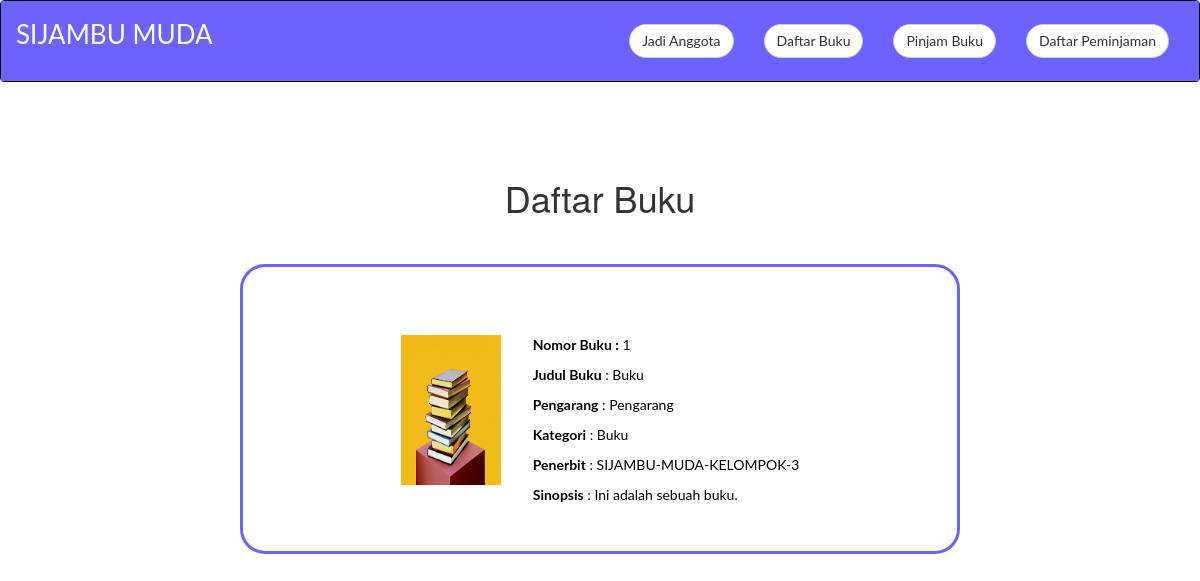
Page /buku/ on the committed database.
### show_buku/models.py (models this page shows)
class Buku(models.Model):
    nomor_buku = models.IntegerField()
    judul_buku = models.CharField(max_length=50)
    pengarang = models.CharField(max_length=50)
    kategori = models.CharField(max_length=50)
    penerbit = models.CharField(max_length=50)
    cover = models.ImageField(upload_to="gallery", blank=True)
    sinopsis = models.TextField()

### show_buku/views.py (the view)
# urls.py: path('', buku, name='buku'),
def buku(request):
    db = Buku.objects.all()
    content = {'data_base': db}
    return render(request, "show_buku.html", content)

### show_buku/templates/show_buku.html (shortened to what this page needs)
<!DOCTYPE html>
<html>
  {% load static %}
<head>
  <link rel="stylesheet" href="https://maxcdn.bootstrapcdn.com/bootstrap/3.4.0/css/bootstrap.min.css">
    <link rel="stylesheet" href="{% static 'css/style.css' %}">
</head>
<body>
    <nav class="navbar navbar-inverse">
        <div class="container-fluid">
            <div class="navbar-header">
            <a class="navbar-brand" href="/" style="color:#ffff; font-size:100%; margin-top:4%; ">SIJAMBU MUDA</a>
            </div>
            <div class="collapse navbar-collapse" id="myNavbar">
            <ul class="nav navbar-nav navbar-right">
                <li><a href="/registrasi-member"><button type="button" class="btn btn-default navbar-btn" style="background-color:#ffff;">Jadi Anggota</button></a></li>
                <li><a href="/buku"><button type="button" class="btn btn-default navbar-btn" style="background-color:#ffff;""></span>Daftar Buku</button></a></li>
                <li><a href="/form-pinjam"><button type="button" class="btn btn-default navbar-btn" style="background-color:#ffff;"></span>Pinjam Buku</button></a></li>
                <li><a href="/datapeminjaman"><button type="button" class="btn btn-default navbar-btn" style="background-color:#ffff;"></span>Daftar Peminjaman</button></a></li>
              </ul>
            </div>
        </div>
        </nav>
    <h1 class="title-center" style="margin-left: 20%; margin-right: 20%; margin-top:5%;padding: 3%;">Daftar Buku</h1>
        {% for data in data_base %}
        <div class="border">
            <div class="flex-container">
            <img src="{{ data.cover.url }}" alt="" class="img-responsive">
            <div class="mx-auto">
                <p class="mb-0 mt-10"><b>Nomor Buku    :</b> {{ data.nomor_buku }}</p>
                <p class="mb-0"><b>Judul Buku</b>    : {{ data.judul_buku }}</p>
                <p class="mb-0"><b>Pengarang</b>     : {{ data.pengarang }}</p>
                <p class="mb-0"><b>Kategori</b>      : {{ data.kategori }}</p>
                <p class="mb-0"><b>Penerbit</b>      : {{ data.penerbit }}</p>
                <p class="mb-10"><b>Sinopsis</b>      : {{ data.sinopsis }}</p>
            </div>
            </div>
        </div>
        {% endfor %}
</body>
</html>

### static/css/style.css (style rules this page uses)
* { font-family: 'Lato', sans-serif; color: #000000; }
.container-fluid { color: #FFFFFF; text-decoration: none; background: #6C63FF; font-size: 26px; }
a { border: none; background: none; color: #ffffff; }
.flex-container { display: flex; justify-content: center; margin-top: 5%; }
.mx-auto { display: flex; justify-content: center; flex-direction: column; margin-left: 5%; }
.title-center { text-align: center; }
.btn { background-color: #6C63FF; border-radius: 25px; }
.border { border: #6C63FF 3px solid; margin-left: 20%; margin-right: 20%; padding: 3%; border-radius: 25px; margin-bottom: 5%; }
.img-responsive { max-width: 100px; max-height: 150px; }

### rows in the picture
Buku: cover (picture), nomor_buku "1", judul_buku "Buku", pengarang "Pengarang", kategori "Buku", penerbit "SIJAMBU-MUDA-KELOMPOK-3", sinopsis "Ini adalah sebuah buku."
